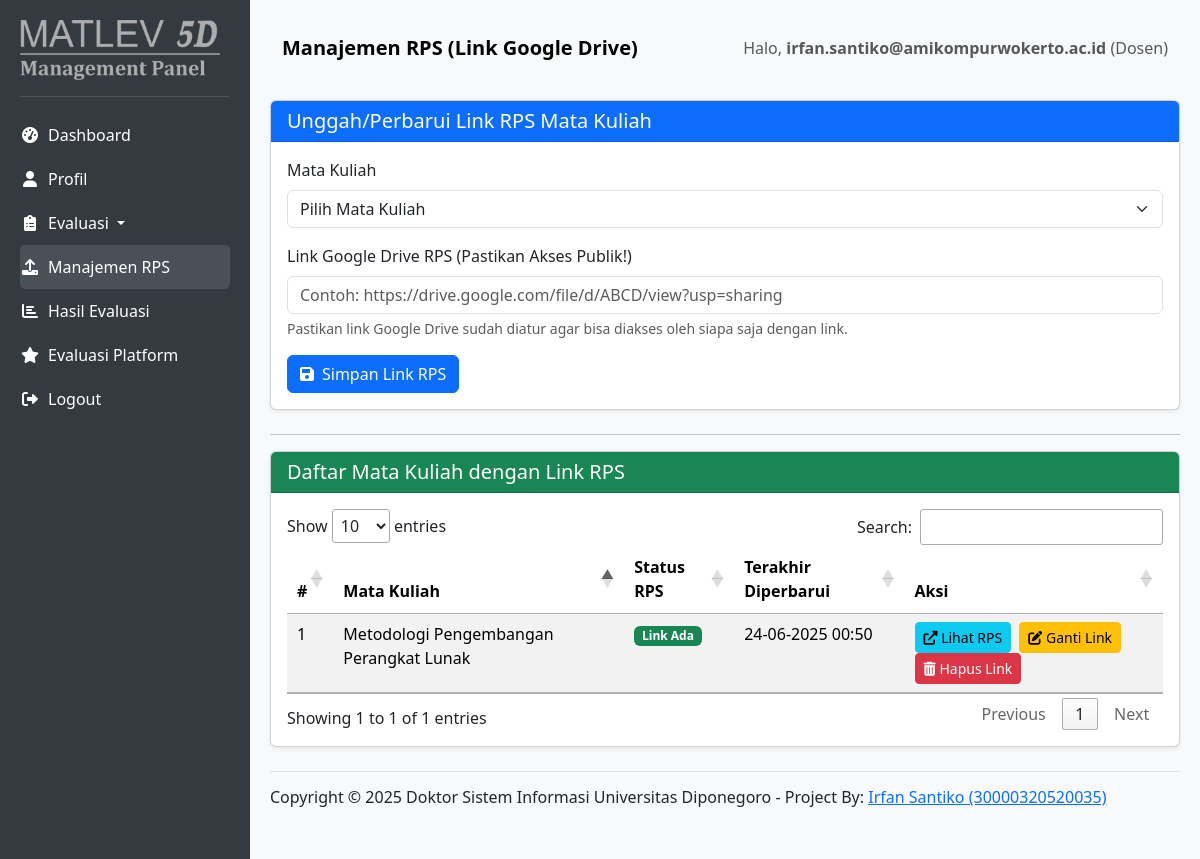
The page /views/dosen/dosen_asesor_menu.php (signed in) on the database its author committed.
### tables this page shows
CREATE TABLE `courses` (
  `id` int(11) NOT NULL,
  `institution_id` int(11) NOT NULL,
  `program_of_study_id` int(11) NOT NULL,
  `course_name` varchar(255) NOT NULL,
  `courses_type` varchar(100) DEFAULT NULL,
  `semester` varchar(50) DEFAULT NULL,
  `sks_credits` int(11) DEFAULT NULL,
  `rps_file_path` varchar(255) DEFAULT NULL,
  `created_at` timestamp NULL DEFAULT current_timestamp(),
  `updated_at` datetime NOT NULL DEFAULT current_timestamp() ON UPDATE current_timestamp()
);

### views/dosen/dosen_asesor_menu.php (the view, shortened to what this page needs)
<?php
require_once '../../config/database.php';
$user_id = $_SESSION['user_id'];
$username = $_SESSION['username'];
$role_name = $_SESSION['role_name'];
$course_list = [];
try {
    $stmt = $pdo->prepare("
        SELECT
            c.id,
            c.course_name,
            c.rps_file_path AS rps_link, -- Mengambil rps_file_path dan memberi alias rps_link
            COALESCE(c.updated_at, c.created_at) AS rps_last_modified_date
        FROM courses c
        JOIN dosen_courses dc ON c.id = dc.course_id
        WHERE dc.dosen_id = :user_id
        ORDER BY c.course_name ASC
    ");
    $stmt->execute([':user_id' => $user_id]);
    $course_list = $stmt->fetchAll(PDO::FETCH_ASSOC);
} catch (PDOException $e) {
    error_log("Error fetching course list for RPS management (link model, using rps_file_path): " . $e->getMessage());
    $_SESSION['error_message'] = "Gagal mengambil daftar Mata Kuliah. Terjadi kesalahan database.";
}
?>
<!DOCTYPE html>
<html lang="en">
<head>
    <link href="https://cdn.jsdelivr.net/npm/bootstrap@5.3.3/dist/css/bootstrap.min.css" rel="stylesheet">
    <link rel="stylesheet" href="https://cdnjs.cloudflare.com/ajax/libs/font-awesome/6.0.0-beta3/css/all.min.css">
    <link rel="stylesheet" type="text/css" href="https://cdn.datatables.net/1.11.5/css/jquery.dataTables.css">
</head>
<body>
    <div id="sidebar">
        <img src="../../assets/img/mgpanel.png" alt="" width="200">
        <hr class="text-white-50">
        <ul class="nav flex-column">
            <li class="nav-item">
                <a class="nav-link" href="dosen_dashboard.php">
                    <i class="fas fa-fw fa-tachometer-alt me-2"></i>Dashboard
                </a>
            </li>
            <li class="nav-item">
                <a class="nav-link" href="dosen_profile.php">
                    <i class="fas fa-fw fa-user me-2"></i>Profil
                </a>
            </li>
            <li class="nav-item dropdown">
                <a class="nav-link dropdown-toggle" href="#" id="evaluasiDropdown" role="button" data-bs-toggle="dropdown" aria-expanded="false">
                    <i class="fas fa-fw fa-clipboard-list me-2"></i>Evaluasi
                </a>
            </li>
            <li class="nav-item">
                <a class="nav-link active" href="dosen_asesor_menu.php">
                    <i class="fas fa-fw fa-upload me-2"></i>Manajemen RPS
                </a>
            </li>
            <li class="nav-item">
                <a class="nav-link" href="dosen_effectiveness_results.php">
                    <i class="fas fa-fw fa-chart-bar me-2"></i>Hasil Evaluasi
                </a>
            </li>
            <li class="nav-item">
                <a class="nav-link" href="dosen_sus_assessment.php">
                    <i class="fas fa-fw fa-star me-2"></i>Evaluasi Platform
                </a>
            </li>
            <li class="nav-item mt-auto">
                <a class="nav-link" href="../../logout.php">
                    <i class="fas fa-fw fa-sign-out-alt me-2"></i>Logout
                </a>
            </li>
        </ul>
    </div>
    <div id="content">
        <nav class="navbar navbar-expand-lg navbar-light bg-light rounded-3 mb-4">
            <div class="container-fluid">
                <a class="navbar-brand" href="#">Manajemen RPS (Link Google Drive)</a> <span class="navbar-text ms-auto">
                    Halo, <strong><?php echo htmlspecialchars($username); ?></strong> (<?php echo htmlspecialchars($role_name); ?>)
                </span>
            </div>
        </nav>
        <div class="card shadow-sm mb-4">
            <div class="card-header bg-primary text-white">
                <h5 class="mb-0">Unggah/Perbarui Link RPS Mata Kuliah</h5>
            </div>
            <div class="card-body">
                <form action="../../process/upload_rps_link.php" method="POST">
                    <div class="mb-3">
                        <label for="courseSelectUpload" class="form-label">Mata Kuliah</label>
                        <select class="form-select" id="courseSelectUpload" name="course_id" required>
                            <option value="">Pilih Mata Kuliah</option>
                        </select>
                    </div>
                    <div class="mb-3">
                        <label for="rpsLink" class="form-label">Link Google Drive RPS (Pastikan Akses Publik!)</label>
                        <input class="form-control" type="url" id="rpsLink" name="rps_link" placeholder="Contoh: https://drive.google.com/file/d/ABCD/view?usp=sharing" required>
                        <div class="form-text">Pastikan link Google Drive sudah diatur agar bisa diakses oleh siapa saja dengan link.</div>
                    </div>
                    <button type="submit" class="btn btn-primary"><i class="fas fa-save me-2"></i>Simpan Link RPS</button>
                </form>
            </div>
        </div>
        <hr>
        <div class="card shadow-sm mb-4">
            <div class="card-header bg-success text-white">
                <h5 class="mb-0">Daftar Mata Kuliah dengan Link RPS</h5>
            </div>
            <div class="card-body">
                <table id="rpsTable" class="table table-striped table-hover">
                    <thead>
                        <tr>
                            <th>#</th>
                            <th>Mata Kuliah</th>
                            <th>Status RPS</th>
                            <th>Terakhir Diperbarui</th>
                            <th>Aksi</th>
                        </tr>
                    </thead>
                    <tbody>
                        <?php $no = 1; foreach ($course_list as $course): ?>
                        <tr>
                            <td><?php echo $no++; ?></td>
                            <td><?php echo htmlspecialchars($course['course_name']); ?></td>
                            <td>
                                <?php if (!empty($course['rps_link'])): ?>
                                    <span class="badge bg-success">Link Ada</span>
                                <?php else: ?>
                                    <span class="badge bg-warning text-dark">Belum Ada Link</span>
                                <?php endif; ?>
                            </td>
                            <td>
                                <?php
                                if (!empty($course['rps_link'])) {
                                    echo date('d-m-Y H:i', strtotime($course['rps_last_modified_date']));
                                } else {
                                    echo 'N/A';
                                }
                                ?>
                            </td>
                            <td>
                                <?php if (!empty($course['rps_link'])): ?>
                                    <a href="<?php echo htmlspecialchars($course['rps_link']); ?>" target="_blank" class="btn btn-sm btn-info me-1">
                                        <i class="fas fa-external-link-alt"></i> Lihat RPS
                                    </a>
                                    <button type="button" class="btn btn-sm btn-warning me-1" data-bs-toggle="modal" data-bs-target="#editRPSModal"
                                        data-course-id="<?php echo $course['id']; ?>"
                                        data-course-name="<?php echo htmlspecialchars($course['course_name']); ?>"
                                        data-current-rps-link="<?php echo htmlspecialchars($course['rps_link']); ?>">
                                        <i class="fas fa-edit"></i> Ganti Link
                                    </button>
                                    <button type="button" class="btn btn-sm btn-danger" onclick="confirmDelete(<?php echo $course['id']; ?>, '<?php echo htmlspecialchars($course['course_name']); ?>')">
                                        <i class="fas fa-trash-alt"></i> Hapus Link
                                    </button>
                                <?php endif; ?>
                            </td>
                        </tr>
                        <?php endforeach; ?>
                    </tbody>
                </table>
            </div>
        </div>
        <footer class="d-flex flex-wrap justify-content-between align-items-center py-3 my-4 border-top">
            <h6 align="center">Copyright © 2025 Doktor Sistem Informasi Universitas Diponegoro - Project By: <a href="mailto:irfan.santiko@amikompurwokerto.ac.id" target="_blank">Irfan Santiko (30000320520035)</a></h6>
        </footer>
    </div>
</body>
</html>

### views/dosen/dosen_asesor_menu.php (style rules this page uses)
body { display: flex; min-height: 100vh; background-color: #f8f9fa; }
#sidebar { width: 250px; background-color: #343a40; color: white; padding: 20px; flex-shrink: 0; }
#sidebar a { color: white; text-decoration: none; padding: 10px 0; display: block; border-radius: 5px; transition: background-color 0.3s; }
#sidebar a:hover, #sidebar a.active { background-color: #495057; }
#content { flex-grow: 1; padding: 20px; }
.navbar-brand { font-weight: bold; }

### rows shown on the page
courses: course_name "Metodologi Pengembangan Perangkat Lunak", shows "Link Ada", rps_last_modified_date "24-06-2025 00:50"

### other values the page prints
$username "irfan.santiko@amikompurwokerto.ac.id"
$role_name "Dosen"
